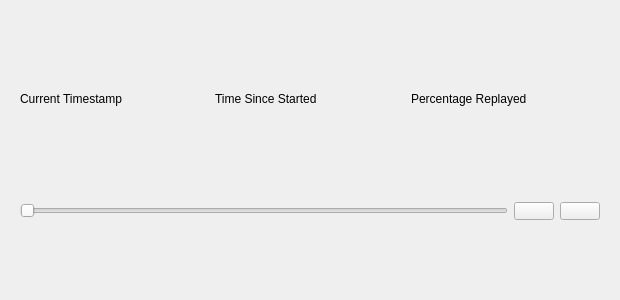
<?xml version="1.0" encoding="UTF-8"?>
<ui version="4.0">
 <class>Form</class>
 <widget class="QWidget" name="Form">
  <property name="geometry">
   <rect>
    <x>0</x>
    <y>0</y>
    <width>620</width>
    <height>300</height>
   </rect>
  </property>
  <property name="minimumSize">
   <size>
    <width>620</width>
    <height>300</height>
   </size>
  </property>
  <property name="windowTitle">
   <string>Form</string>
  </property>
  <layout class="QVBoxLayout" name="verticalLayout">
   <item>
    <widget class="QWidget" name="widget" native="true">
     <property name="sizePolicy">
      <sizepolicy hsizetype="Preferred" vsizetype="Minimum">
       <horstretch>0</horstretch>
       <verstretch>0</verstretch>
      </sizepolicy>
     </property>
     <property name="minimumSize">
      <size>
       <width>0</width>
       <height>0</height>
      </size>
     </property>
     <property name="maximumSize">
      <size>
       <width>16777215</width>
       <height>56</height>
      </size>
     </property>
     <layout class="QHBoxLayout" name="horizontalLayout_2">
      <item>
       <widget class="QLabel" name="currentTimestamplabel">
        <property name="sizePolicy">
         <sizepolicy hsizetype="Preferred" vsizetype="Minimum">
          <horstretch>0</horstretch>
          <verstretch>0</verstretch>
         </sizepolicy>
        </property>
        <property name="minimumSize">
         <size>
          <width>0</width>
          <height>0</height>
         </size>
        </property>
        <property name="toolTip">
         <string>Current timestamp in the replay file</string>
        </property>
        <property name="text">
         <string>Current Timestamp</string>
        </property>
       </widget>
      </item>
      <item>
       <widget class="QLabel" name="timeSinceStartedLabel">
        <property name="sizePolicy">
         <sizepolicy hsizetype="Preferred" vsizetype="Minimum">
          <horstretch>0</horstretch>
          <verstretch>0</verstretch>
         </sizepolicy>
        </property>
        <property name="minimumSize">
         <size>
          <width>0</width>
          <height>0</height>
         </size>
        </property>
        <property name="toolTip">
         <string>Seconds elapsed since the start of the replay</string>
        </property>
        <property name="text">
         <string>Time Since Started</string>
        </property>
       </widget>
      </item>
      <item>
       <widget class="QLabel" name="percentageReplayedLabel">
        <property name="sizePolicy">
         <sizepolicy hsizetype="Preferred" vsizetype="Minimum">
          <horstretch>0</horstretch>
          <verstretch>0</verstretch>
         </sizepolicy>
        </property>
        <property name="minimumSize">
         <size>
          <width>0</width>
          <height>0</height>
         </size>
        </property>
        <property name="toolTip">
         <string>Percentage replayed</string>
        </property>
        <property name="text">
         <string>Percentage Replayed</string>
        </property>
       </widget>
      </item>
     </layout>
    </widget>
   </item>
   <item>
    <widget class="QWidget" name="widget_2" native="true">
     <property name="sizePolicy">
      <sizepolicy hsizetype="Preferred" vsizetype="Minimum">
       <horstretch>0</horstretch>
       <verstretch>0</verstretch>
      </sizepolicy>
     </property>
     <property name="minimumSize">
      <size>
       <width>0</width>
       <height>0</height>
      </size>
     </property>
     <property name="maximumSize">
      <size>
       <width>16777215</width>
       <height>36</height>
      </size>
     </property>
     <layout class="QHBoxLayout" name="horizontalLayout_3">
      <item>
       <widget class="QSlider" name="horizontalSlider">
        <property name="orientation">
         <enum>Qt::Horizontal</enum>
        </property>
       </widget>
      </item>
      <item>
       <widget class="QPushButton" name="stopButton">
        <property name="text">
         <string/>
        </property>
        <property name="icon">
         <iconset>
          <normaloff>media/icons/stop.png</normaloff>media/icons/stop.png</iconset>
        </property>
       </widget>
      </item>
      <item>
       <widget class="QPushButton" name="playPauseButton">
        <property name="text">
         <string/>
        </property>
        <property name="checkable">
         <bool>false</bool>
        </property>
        <property name="checked">
         <bool>false</bool>
        </property>
       </widget>
      </item>
     </layout>
    </widget>
   </item>
  </layout>
 </widget>
 <resources/>
 <connections/>
</ui>
